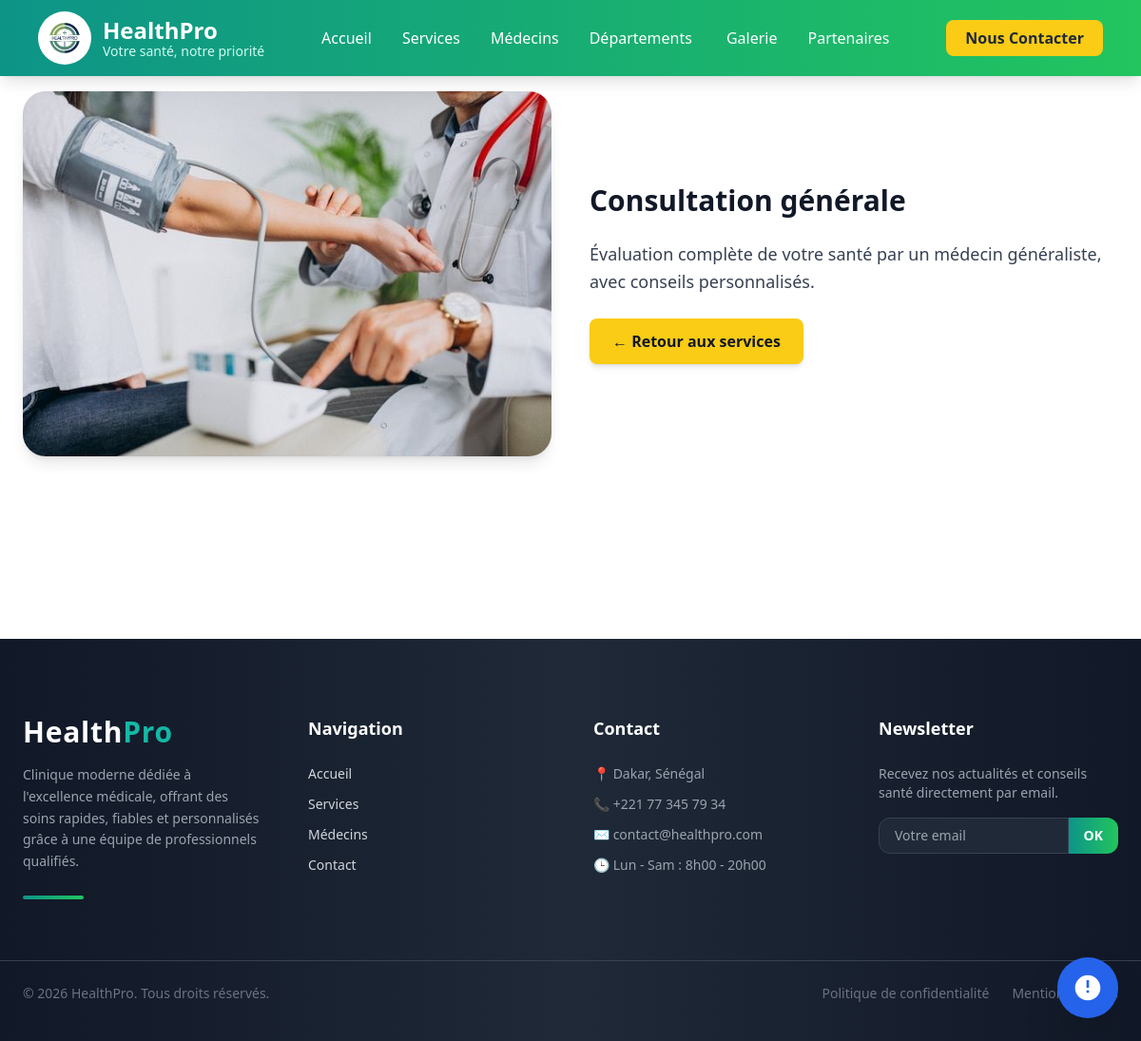
The app's page /services/1/ with its own data.
### main/models.py (models this page shows, shortened)
class Service(models.Model):
    nom = models.CharField(max_length=100)
    description = models.TextField()
    image = models.ImageField(upload_to='services/')
    icone_svg = models.TextField(blank=True, null=True)  # Optionnel : code SVG ou nom d'icône
    created_at = models.DateTimeField(auto_now_add=True)

### main/views.py (the view)
# urls.py: path('services/<int:pk>/', views.ServiceDetailView.as_view(), name='service_detail'),
class ServiceDetailView(TemplateView):
    template_name = 'main/service_detail.html'
    def get_context_data(self, **kwargs):
        context = super().get_context_data(**kwargs)
        service_id = self.kwargs.get('pk')
        context['service'] = get_object_or_404(Service, id=service_id)
        return context

### main/templates/main/service_detail.html (shortened to what this page needs)
{% extends 'main/base.html' %}
{% load static %}
{% block content %}
<section class="py-24">
    <div class="max-w-7xl mx-auto px-6 flex flex-col md:flex-row gap-10 items-center">
        <div class="md:w-1/2 overflow-hidden rounded-3xl shadow-lg transform hover:scale-105 transition duration-500">
            <img src="{{ service.image.url }}" alt="{{ service.nom }}" class="w-full h-96 object-cover">
        </div>
        <div class="md:w-1/2 space-y-6">
            <h2 class="text-3xl font-bold text-gray-900">{{ service.nom }}</h2>
            <p class="text-gray-700 text-lg leading-relaxed">
                {{ service.description }}
            </p>
            <a href="{% url 'services' %}"
               class="inline-block mt-4 px-6 py-3 bg-yellow-400 text-gray-900 font-semibold rounded-lg hover:bg-yellow-300 transition shadow-md">
                ← Retour aux services
            </a>
        </div>
    </div>
</section>
{% endblock %}

### records on screen
Service: image (picture), nom "Consultation générale", description "Évaluation complète de votre santé par un médecin généraliste, avec conseils personnalisés."
